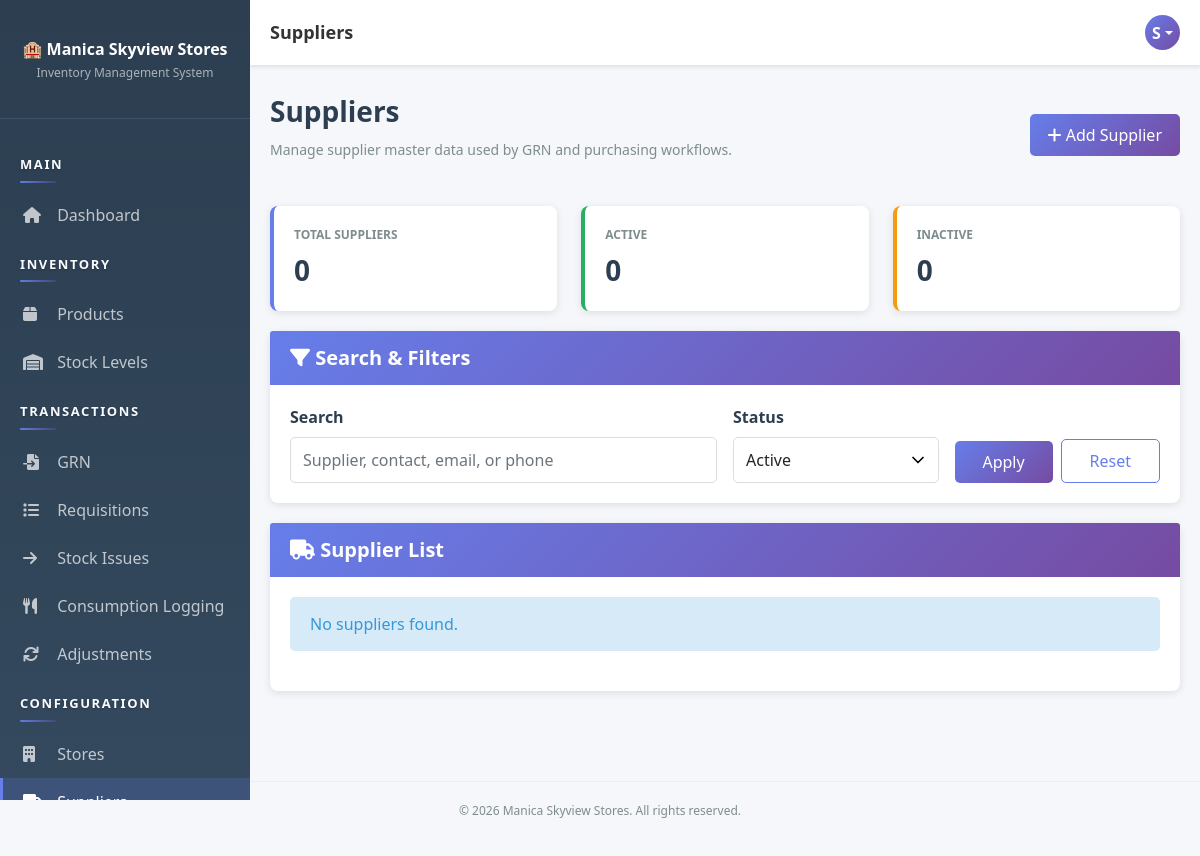
The app's page /pages/suppliers/index.php (signed in), older data.
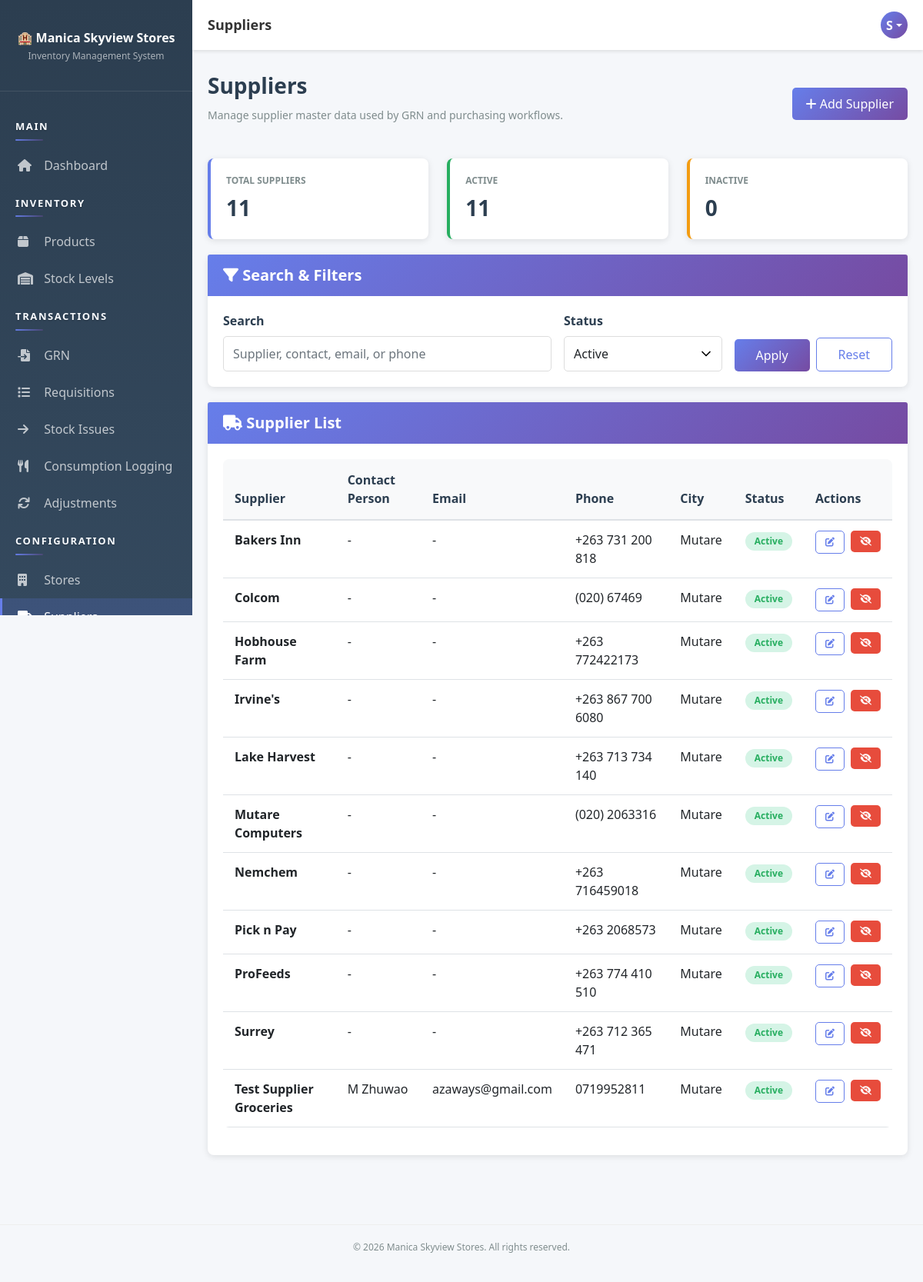
The same page, newer data.
### tables this page shows
CREATE TABLE `suppliers` (
  `supplier_id` int(11) NOT NULL AUTO_INCREMENT,
  `supplier_name` varchar(100) NOT NULL,
  `contact_person` varchar(100) DEFAULT NULL,
  `email` varchar(100) DEFAULT NULL,
  `phone` varchar(20) DEFAULT NULL,
  `address` text DEFAULT NULL,
  `city` varchar(50) DEFAULT NULL,
  `postal_code` varchar(20) DEFAULT NULL,
  `payment_terms` varchar(100) DEFAULT NULL,
  `status` enum('active','inactive') DEFAULT 'active',
  `created_at` timestamp NOT NULL DEFAULT current_timestamp(),
  `updated_at` timestamp NOT NULL DEFAULT current_timestamp() ON UPDATE current_timestamp(),
  PRIMARY KEY (`supplier_id`)
);

### app/bootstrap.php (called while the page is built, shortened)
<?php
function autoload($class) {
    $paths = [
        __DIR__ . '/helpers/' . $class . '.php',
        __DIR__ . '/models/' . $class . '.php',
        __DIR__ . '/controllers/' . $class . '.php'
    ];
    foreach ($paths as $path) {
        if (file_exists($path)) {
            return;
        }
    }
}

### app/helpers/Database.php (called while the page is built, shortened)
<?php
class Database {
    private static $instance = null;
    private $connection = null;
    private function __construct() {
        try {
            $this->connection = new mysqli(DB_HOST, DB_USER, DB_PASS, DB_NAME);
            $this->connection->set_charset('utf8mb4');
        } catch (Exception $e) {
            die('Error: ' . $e->getMessage());
        }
    }
    public static function getInstance() {
        if (self::$instance === null) {
            self::$instance = new Database();
        }
        return self::$instance;
    }
    public function getConnection() {
        return $this->connection;
    }
}

### app/controllers/Controller.php (called while the page is built, shortened)
<?php
class Controller {
    protected $db;
    public function __construct() {
        $this->db = Database::getInstance()->getConnection();
        $this->loadCurrentUser();
    }
    protected function loadCurrentUser() {
        if (isset($_SESSION['user_id'])) {
            $sql = "SELECT u.*, r.role_name FROM users u
                    JOIN roles r ON u.role_id = r.role_id
                    WHERE u.user_id = ?";
            $stmt = $this->db->prepare($sql);
            $stmt->bind_param('i', $_SESSION['user_id']);
            $stmt->execute();
            $this->currentUser = $stmt->get_result()->fetch_assoc();
        }
    }
}

### app/controllers/SupplierController.php (called while the page is built, shortened)
<?php
class SupplierController extends Controller {
    public function __construct() {
        parent::__construct();
    }
    public function getSuppliers($filters = []) {
        $sql = "SELECT * FROM suppliers WHERE 1 = 1";
        $types = '';
        $params = [];
        $status = $filters['status'] ?? 'active';
        if (in_array($status, ['active', 'inactive'], true)) {
            $sql .= " AND status = ?";
            $types .= 's';
            $params[] = $status;
        }
        $sql .= " ORDER BY supplier_name ASC";
        if ($types !== '') {
            $stmt = $this->db->prepare($sql);
            $stmt->bind_param($types, ...$params);
            $stmt->execute();
            return $stmt->get_result()->fetch_all(MYSQLI_ASSOC);
        }
        return $this->db->query($sql)->fetch_all(MYSQLI_ASSOC);
    }
    public function getStats() {
        $stats = [
            'active' => 0,
            'inactive' => 0,
            'total' => 0
        ];
        $result = $this->db->query("SELECT status, COUNT(*) AS c FROM suppliers GROUP BY status");
        while ($row = $result->fetch_assoc()) {
            if ($row['status'] === 'active') {
                $stats['active'] = (int)$row['c'];
            }
            $stats['total'] += (int)$row['c'];
        }
        return $stats;
    }
}

### pages/suppliers/index.php (the view, shortened to what the changed rows need)
<?php
require_once __DIR__ . '/../../app/bootstrap.php';
$controller = new SupplierController();
$filters = [
    'q' => $_GET['q'] ?? '',
    'status' => $_GET['status'] ?? 'active'
];
$suppliers = $controller->getSuppliers($filters);
$stats = $controller->getStats();
include __DIR__ . '/../../app/views/layout-header.php';
?>
<div class="page-header d-flex justify-content-between align-items-center">
    <div>
        <h1>Suppliers</h1>
    </div>
</div>
<div class="row">
    <div class="col-md-4 col-lg-4">
        <div class="stat-card">
            <div class="stat-label">Total Suppliers</div>
            <div class="stat-value"><?php echo (int)$stats['total']; ?></div>
        </div>
    </div>
    <div class="col-md-4 col-lg-4">
        <div class="stat-card success">
            <div class="stat-label">Active</div>
            <div class="stat-value"><?php echo (int)$stats['active']; ?></div>
        </div>
    </div>
</div>
<div class="card">
    <div class="card-body">
        <?php if (!empty($suppliers)): ?>
            <div class="table-responsive">
                <table class="table">
                    <thead>
                        <tr>
                            <th>Supplier</th>
                            <th>Contact Person</th>
                            <th>Email</th>
                            <th>Phone</th>
                            <th>City</th>
                            <th>Status</th>
                            <th>Actions</th>
                        </tr>
                    </thead>
                    <tbody>
                        <?php foreach ($suppliers as $supplier): ?>
                            <tr>
                                <td><strong><?php echo htmlspecialchars($supplier['supplier_name']); ?></strong></td>
                                <td><?php echo htmlspecialchars($supplier['contact_person'] ?: '-'); ?></td>
                                <td><?php echo htmlspecialchars($supplier['email'] ?: '-'); ?></td>
                                <td><?php echo htmlspecialchars($supplier['phone'] ?: '-'); ?></td>
                                <td><?php echo htmlspecialchars($supplier['city'] ?: '-'); ?></td>
                                <td><span class="badge badge-<?php echo $supplier['status'] === 'active' ? 'success' : 'warning'; ?>"><?php echo ucfirst($supplier['status']); ?></span></td>
                                <td>
                                    <div class="d-flex gap-2">
                                        <a class="btn btn-sm btn-outline-primary" href="<?php echo SITE_URL; ?>pages/suppliers/edit.php?id=<?php echo (int)$supplier['supplier_id']; ?>"><i class="fas fa-edit"></i></a>
                                        <form method="POST" style="display:inline;">
                                            <button type="submit" class="btn btn-sm <?php echo $supplier['status'] === 'active' ? 'btn-danger' : 'btn-success'; ?>">
                                                <i class="fas <?php echo $supplier['status'] === 'active' ? 'fa-eye-slash' : 'fa-check'; ?>"></i>
                                            </button>
                                        </form>
                                    </div>
                                </td>
                            </tr>
                        <?php endforeach; ?>
                    </tbody>
                </table>
            </div>
        <?php else: ?>
            <div class="alert alert-info">No suppliers found.</div>
        <?php endif; ?>
    </div>
</div>
<?php include __DIR__ . '/../../app/views/layout-footer.php'; ?>

Row changes from the older to the newer data that the page shows:
added suppliers: supplier_name "Bakers Inn", contact_person "-", email "-", phone "+263 731 200 818", city "Mutare", status "Active"
added suppliers: supplier_name "Colcom", contact_person "-", email "-", phone "(020) 67469", city "Mutare", status "Active"
added suppliers: supplier_name "Hobhouse Farm", contact_person "-", email "-", phone "+263 772422173", city "Mutare", status "Active"
added suppliers: supplier_name "Irvine's", contact_person "-", email "-", phone "+263 867 700 6080", city "Mutare", status "Active"
added suppliers: supplier_name "Lake Harvest", contact_person "-", email "-", phone "+263 713 734 140", city "Mutare", status "Active"
added suppliers: supplier_name "Mutare Computers", contact_person "-", email "-", phone "(020) 2063316", city "Mutare", status "Active"
added suppliers: supplier_name "Nemchem", contact_person "-", email "-", phone "+263 716459018", city "Mutare", status "Active"
added suppliers: supplier_name "Pick n Pay", contact_person "-", email "-", phone "+263 2068573", city "Mutare", status "Active"
added suppliers: supplier_name "ProFeeds", contact_person "-", email "-", phone "+263 774 410 510", city "Mutare", status "Active"
added suppliers: supplier_name "Surrey", contact_person "-", email "-", phone "+263 712 365 471", city "Mutare", status "Active"
added suppliers: supplier_name "Test Supplier Groceries", contact_person "M Zhuwao", email "azaways@gmail.com", phone "0719952811", city "Mutare", status "Active"
Text that changed along with them:
$stats['total']: "0" → "11"
$stats['active']: "0" → "11"
text no longer shown: "No suppliers found."
text now shown: "Supplier Contact Person Email Phone City Status Actions"
